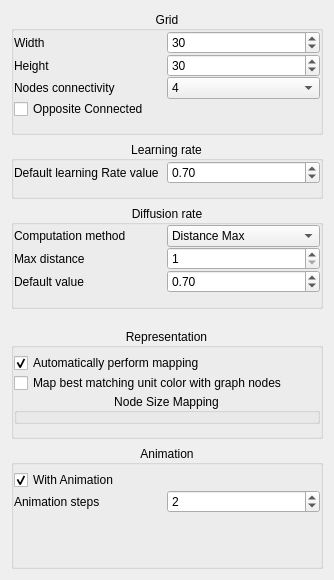
<?xml version="1.0" encoding="UTF-8"?>
<ui version="4.0">
 <class>SOMPropertiesWidget</class>
 <widget class="QWidget" name="SOMPropertiesWidget">
  <property name="geometry">
   <rect>
    <x>0</x>
    <y>0</y>
    <width>334</width>
    <height>580</height>
   </rect>
  </property>
  <property name="windowTitle">
   <string>Form</string>
  </property>
  <layout class="QVBoxLayout" name="verticalLayout_2">
   <item>
    <widget class="QGroupBox" name="GridRepresentationGrouBox">
     <property name="sizePolicy">
      <sizepolicy hsizetype="Expanding" vsizetype="Expanding">
       <horstretch>0</horstretch>
       <verstretch>0</verstretch>
      </sizepolicy>
     </property>
     <property name="title">
      <string>Grid</string>
     </property>
     <property name="alignment">
      <set>Qt::AlignCenter</set>
     </property>
     <layout class="QVBoxLayout" name="verticalLayout">
      <property name="spacing">
       <number>0</number>
      </property>
      <property name="leftMargin">
       <number>0</number>
      </property>
      <property name="topMargin">
       <number>0</number>
      </property>
      <property name="rightMargin">
       <number>0</number>
      </property>
      <property name="bottomMargin">
       <number>0</number>
      </property>
      <item>
       <layout class="QHBoxLayout" name="horizontalLayout_2">
        <item>
         <widget class="QLabel" name="label_2">
          <property name="text">
           <string>Width</string>
          </property>
         </widget>
        </item>
        <item>
         <widget class="QSpinBox" name="gridWidthSpinBox">
          <property name="minimum">
           <number>10</number>
          </property>
          <property name="maximum">
           <number>1000</number>
          </property>
          <property name="value">
           <number>30</number>
          </property>
         </widget>
        </item>
       </layout>
      </item>
      <item>
       <layout class="QHBoxLayout" name="horizontalLayout_3">
        <item>
         <widget class="QLabel" name="label_3">
          <property name="text">
           <string>Height</string>
          </property>
         </widget>
        </item>
        <item>
         <widget class="QSpinBox" name="gridHeightSpinBox">
          <property name="minimum">
           <number>10</number>
          </property>
          <property name="maximum">
           <number>1000</number>
          </property>
          <property name="value">
           <number>30</number>
          </property>
         </widget>
        </item>
       </layout>
      </item>
      <item>
       <layout class="QHBoxLayout" name="horizontalLayout">
        <item>
         <widget class="QLabel" name="label">
          <property name="text">
           <string>Nodes connectivity</string>
          </property>
         </widget>
        </item>
        <item>
         <widget class="QComboBox" name="nodeConnectivityComboBox">
          <item>
           <property name="text">
            <string>4</string>
           </property>
          </item>
          <item>
           <property name="text">
            <string>6</string>
           </property>
          </item>
          <item>
           <property name="text">
            <string>8</string>
           </property>
          </item>
         </widget>
        </item>
       </layout>
      </item>
      <item>
       <widget class="QCheckBox" name="opposedConnectedCheckBox">
        <property name="text">
         <string>Opposite Connected</string>
        </property>
       </widget>
      </item>
      <item>
       <spacer name="verticalSpacer">
        <property name="orientation">
         <enum>Qt::Vertical</enum>
        </property>
        <property name="sizeHint" stdset="0">
         <size>
          <width>20</width>
          <height>40</height>
         </size>
        </property>
       </spacer>
      </item>
     </layout>
    </widget>
   </item>
   <item>
    <widget class="QGroupBox" name="learningRatePropertiesGroupBox">
     <property name="sizePolicy">
      <sizepolicy hsizetype="Expanding" vsizetype="Expanding">
       <horstretch>0</horstretch>
       <verstretch>0</verstretch>
      </sizepolicy>
     </property>
     <property name="title">
      <string>Learning rate</string>
     </property>
     <property name="alignment">
      <set>Qt::AlignCenter</set>
     </property>
     <layout class="QVBoxLayout" name="verticalLayout_3">
      <property name="spacing">
       <number>0</number>
      </property>
      <property name="leftMargin">
       <number>0</number>
      </property>
      <property name="topMargin">
       <number>0</number>
      </property>
      <property name="rightMargin">
       <number>0</number>
      </property>
      <property name="bottomMargin">
       <number>0</number>
      </property>
      <item>
       <layout class="QHBoxLayout" name="horizontalLayout_4">
        <item>
         <widget class="QLabel" name="label_4">
          <property name="text">
           <string>Default learning Rate value</string>
          </property>
         </widget>
        </item>
        <item>
         <widget class="QDoubleSpinBox" name="baseLearningRateSpinBox">
          <property name="maximum">
           <double>1.000000000000000</double>
          </property>
          <property name="singleStep">
           <double>0.010000000000000</double>
          </property>
          <property name="value">
           <double>0.700000000000000</double>
          </property>
         </widget>
        </item>
       </layout>
      </item>
      <item>
       <spacer name="verticalSpacer_2">
        <property name="orientation">
         <enum>Qt::Vertical</enum>
        </property>
        <property name="sizeHint" stdset="0">
         <size>
          <width>20</width>
          <height>40</height>
         </size>
        </property>
       </spacer>
      </item>
     </layout>
    </widget>
   </item>
   <item>
    <widget class="QGroupBox" name="diffusionRatePropertiesGroupBox">
     <property name="sizePolicy">
      <sizepolicy hsizetype="Expanding" vsizetype="Expanding">
       <horstretch>0</horstretch>
       <verstretch>0</verstretch>
      </sizepolicy>
     </property>
     <property name="title">
      <string>Diffusion rate</string>
     </property>
     <property name="alignment">
      <set>Qt::AlignCenter</set>
     </property>
     <layout class="QVBoxLayout" name="verticalLayout_4">
      <property name="spacing">
       <number>0</number>
      </property>
      <property name="leftMargin">
       <number>0</number>
      </property>
      <property name="topMargin">
       <number>0</number>
      </property>
      <property name="rightMargin">
       <number>0</number>
      </property>
      <property name="bottomMargin">
       <number>0</number>
      </property>
      <item>
       <layout class="QHBoxLayout" name="horizontalLayout_5">
        <item>
         <widget class="QLabel" name="label_5">
          <property name="text">
           <string>Computation method</string>
          </property>
         </widget>
        </item>
        <item>
         <widget class="QComboBox" name="diffusionRateComputationMethodComboBox">
          <item>
           <property name="text">
            <string>Distance Max</string>
           </property>
          </item>
          <item>
           <property name="text">
            <string>Gaussian</string>
           </property>
          </item>
         </widget>
        </item>
       </layout>
      </item>
      <item>
       <layout class="QHBoxLayout" name="horizontalLayout_7">
        <item>
         <widget class="QLabel" name="label_7">
          <property name="text">
           <string>Max distance</string>
          </property>
         </widget>
        </item>
        <item>
         <widget class="QSpinBox" name="maxDistanceSpinBox">
          <property name="minimum">
           <number>1</number>
          </property>
         </widget>
        </item>
       </layout>
      </item>
      <item>
       <layout class="QHBoxLayout" name="horizontalLayout_6">
        <item>
         <widget class="QLabel" name="label_6">
          <property name="text">
           <string>Default value</string>
          </property>
         </widget>
        </item>
        <item>
         <widget class="QDoubleSpinBox" name="baseDiffusionRateSpinBox">
          <property name="maximum">
           <double>1.000000000000000</double>
          </property>
          <property name="singleStep">
           <double>0.010000000000000</double>
          </property>
          <property name="value">
           <double>0.700000000000000</double>
          </property>
         </widget>
        </item>
       </layout>
      </item>
      <item>
       <spacer name="verticalSpacer_6">
        <property name="orientation">
         <enum>Qt::Vertical</enum>
        </property>
        <property name="sizeHint" stdset="0">
         <size>
          <width>20</width>
          <height>40</height>
         </size>
        </property>
       </spacer>
      </item>
     </layout>
    </widget>
   </item>
   <item>
    <spacer name="verticalSpacer_3">
     <property name="orientation">
      <enum>Qt::Vertical</enum>
     </property>
     <property name="sizeHint" stdset="0">
      <size>
       <width>20</width>
       <height>40</height>
      </size>
     </property>
    </spacer>
   </item>
   <item>
    <widget class="QGroupBox" name="representationGroupBox">
     <property name="sizePolicy">
      <sizepolicy hsizetype="Preferred" vsizetype="Expanding">
       <horstretch>0</horstretch>
       <verstretch>0</verstretch>
      </sizepolicy>
     </property>
     <property name="title">
      <string>Representation</string>
     </property>
     <property name="alignment">
      <set>Qt::AlignCenter</set>
     </property>
     <layout class="QVBoxLayout" name="verticalLayout_5">
      <property name="spacing">
       <number>0</number>
      </property>
      <property name="leftMargin">
       <number>0</number>
      </property>
      <property name="topMargin">
       <number>5</number>
      </property>
      <property name="rightMargin">
       <number>0</number>
      </property>
      <property name="bottomMargin">
       <number>0</number>
      </property>
      <item>
       <widget class="QCheckBox" name="autoMappingCheckBox">
        <property name="text">
         <string>Automatically perform mapping</string>
        </property>
        <property name="checked">
         <bool>true</bool>
        </property>
       </widget>
      </item>
      <item>
       <widget class="QCheckBox" name="colorLinkCheckBox">
        <property name="text">
         <string>Map best matching unit color with graph nodes</string>
        </property>
        <property name="checked">
         <bool>false</bool>
        </property>
       </widget>
      </item>
      <item>
       <widget class="QGroupBox" name="nodeSizeMappingGroupBox">
        <property name="title">
         <string>Node Size Mapping</string>
        </property>
        <property name="alignment">
         <set>Qt::AlignCenter</set>
        </property>
       </widget>
      </item>
      <item>
       <spacer name="verticalSpacer_4">
        <property name="orientation">
         <enum>Qt::Vertical</enum>
        </property>
        <property name="sizeHint" stdset="0">
         <size>
          <width>20</width>
          <height>40</height>
         </size>
        </property>
       </spacer>
      </item>
     </layout>
    </widget>
   </item>
   <item>
    <widget class="QGroupBox" name="animationGroupBox">
     <property name="title">
      <string>Animation</string>
     </property>
     <property name="alignment">
      <set>Qt::AlignCenter</set>
     </property>
     <layout class="QVBoxLayout" name="verticalLayout_6">
      <property name="spacing">
       <number>0</number>
      </property>
      <property name="leftMargin">
       <number>0</number>
      </property>
      <property name="topMargin">
       <number>5</number>
      </property>
      <property name="rightMargin">
       <number>0</number>
      </property>
      <property name="bottomMargin">
       <number>0</number>
      </property>
      <item>
       <widget class="QCheckBox" name="animationCheckBox">
        <property name="text">
         <string>With Animation</string>
        </property>
        <property name="checked">
         <bool>true</bool>
        </property>
       </widget>
      </item>
      <item>
       <layout class="QHBoxLayout" name="horizontalLayout_8">
        <property name="spacing">
         <number>0</number>
        </property>
        <item>
         <widget class="QLabel" name="label_8">
          <property name="text">
           <string>Animation steps</string>
          </property>
         </widget>
        </item>
        <item>
         <widget class="QSpinBox" name="animationStepsSpinBox">
          <property name="value">
           <number>2</number>
          </property>
         </widget>
        </item>
       </layout>
      </item>
      <item>
       <spacer name="verticalSpacer_8">
        <property name="orientation">
         <enum>Qt::Vertical</enum>
        </property>
        <property name="sizeHint" stdset="0">
         <size>
          <width>20</width>
          <height>40</height>
         </size>
        </property>
       </spacer>
      </item>
      <item>
       <spacer name="verticalSpacer_5">
        <property name="orientation">
         <enum>Qt::Vertical</enum>
        </property>
        <property name="sizeHint" stdset="0">
         <size>
          <width>20</width>
          <height>40</height>
         </size>
        </property>
       </spacer>
      </item>
     </layout>
    </widget>
   </item>
  </layout>
 </widget>
 <resources/>
 <connections>
  <connection>
   <sender>animationCheckBox</sender>
   <signal>clicked(bool)</signal>
   <receiver>SOMPropertiesWidget</receiver>
   <slot>animationCheckBoxClicked()</slot>
   <hints>
    <hint type="sourcelabel">
     <x>171</x>
     <y>475</y>
    </hint>
    <hint type="destinationlabel">
     <x>171</x>
     <y>264</y>
    </hint>
   </hints>
  </connection>
 </connections>
 <slots>
  <slot>animationCheckBoxClicked()</slot>
 </slots>
</ui>
